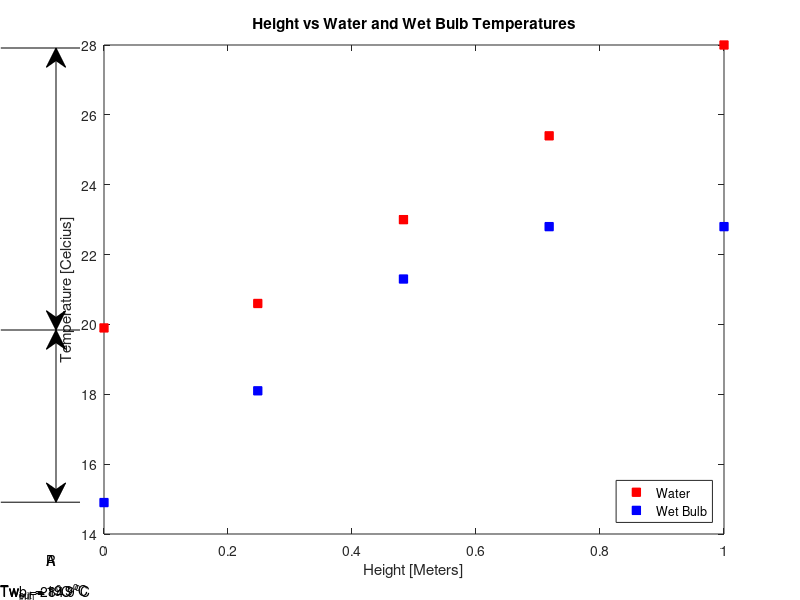
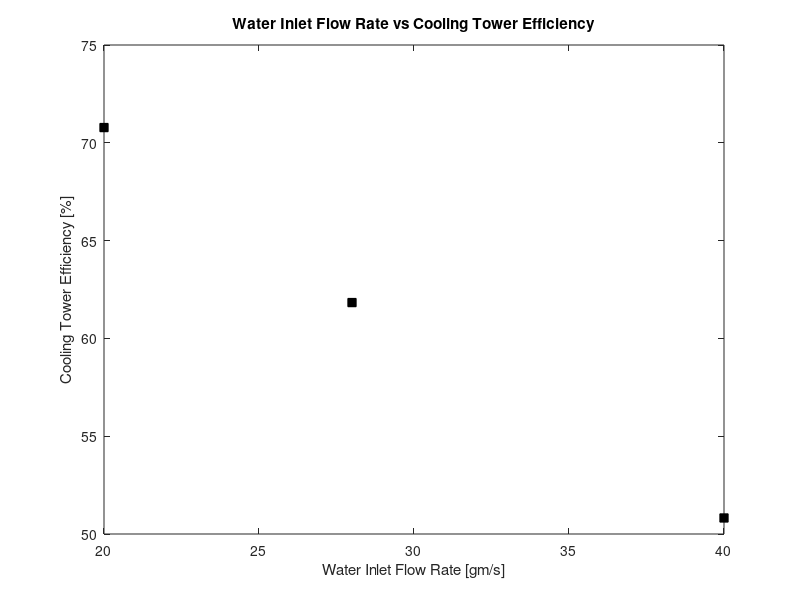

The MATLAB source for these figures, in order: (Note: this script raises an error after producing the figures.)
%----------------------------------------------------------------------
% TFES Lab (ME EN 4650)
%
% Water Cooling Tower - Data Analysis
%
% Required Plots:
% 1a. Water temperature and wet bulb air temperature vs height
% (indicate range and approach with dimension lines)
% 1b. Efficiency vs water inlet flow rate
% 1c. Specific and relative humidity vs height (and water inlet flow rate)
% 1d. Dry bulb temperatures vs height (and water inlet flow rate)
% 1e. Ratio of water outlet and inlet flow rates vs inlet water
% temperature
% 1f. Heat transfer rate to air and surroundings vs inlet water
% temperature
%
% Curve fit the makeup water flow rate to the inlet water temperature
%
% Brandon Lim
% 8/28/2024
%----------------------------------------------------------------------
clear, clc, close all

% Ambient temperature and barometric in the lab
Tamb = 21.5; %oC
Patm = 85.6; %kPa
% Energy put into the system in lab
Qdot_in = 1.6; %kW

% Parsed data from raw data sheet 
Mdot_wIn = [28 20 40];    %inlet water flow speed (kg/s)
T1 = [25 25.1 25.3];      %T1, air inlet temperature, dry bulb (oC)
T2 = [14.9 14.7 14.6];    %T2, air inlet temperature, wet bulb (oC)
T3 = [24.7 24.5 24.6];    %T3, air outlet temperature, dry bulb (oC)
T4 = [22.8 22.8 23];      %T4, air outlet temperature, wet bulb (oC)
T5 = [28 30.1 26.8];      %T5, water inlet temperature (oC)
T6 = [19.9 19.2 20.6];    %T6, water outlet temperature (oC)
t1 = [22.8 22.6 23.1];    %t1, air temperature at H, wet bulb (oC)
t2 = [22.7 22.4 23.2];    %t2, air temperature at H, dry bulb (oC)
t3 = [25.4 25.9 25.1];    %t3, water temperature at H (oC)
t4 = [21.3 21.3 22];      %t4, air temperature at G, wet bulb (oC)
t5 = [21 20.8 21.5];      %t5, air temperature at G, dry bulb (oC)
t6 = [23 22.9 23.3];      %t6, water temperature at G (oC)
t7 = [18.1 17.6 18.8];    %t7, air temperature at F, wet bulb (oC)
t8 = [19.8 19.5 20.3];    %t8, air temperature at F, dry bulb (oC)
t9 = [20.6 19.9 21.6];    %t9, water temperature at F(oC)
deltaP_out = 10;          %pressure drop at air outlet (mm H20)
L1 = [9 9 9];             %Initial height of makeup water tank (in)
L2 = [7.125 7.1 6.875];   %Finial height of makeup water tank (in)
t = [300 300 300];        %Time of experiment (s)

%Number of different inlet water flow rates
num_exp = 3;

%Plotting water and wet bulb temperature as a function of height (Plot 1a)
    %creating data vectors for m_dot = 28 g/s
      Twb = [T2(1) t7(1) t4(1) t1(1) T4(1)]; %Wet bulb temperature vector (oC)
      Tw = [T6(1) t9(1) t6(1) t3(1) T5(1)]; %Water temperature vector (oC)
      height = [0 24.8 48.3 71.8 100]./100; %Height markers for each temperature in (m)
    %Plotting Data
      figure
        plot(height, Tw,"s","MarkerFaceColor","r","MarkerEdgeColor","r");
      hold on
        plot(height,Twb,"s","MarkerFaceColor","b", "MarkerEdgeColor","b");
    %Adding Legend
      legend("Water","Wet Bulb","location","southeast")
    %Adding Titles and axis labels
      title("Height vs Water and Wet Bulb Temperatures")
      ylabel("Temperature [Celcius]")
       xlabel("Height [Meters]")
    %Adding annotations for range and approach
        %Approach
            %Water temperature out boundary line
              annotation("line",[0.001 0.1],[0.45,0.45])
              annotation("textbox",[0.001,0.001 0.48,0.48], "string", "Tw_o_u_t = 19.9^oC", "EdgeColor","none"); 
            %Inlet wet bulb temperature boundary line
              annotation("line",[0.001 0.1],[0.163,0.163])
              annotation("textbox",[0.001,0.001 0.193,0.193], "string", "Twb_i_n = 14.9^oC", "EdgeColor","none");             
            %Approach Double arrow
              annotation("doublearrow",[0.07,0.07],[0.163,0.45])
              annotation("textbox",[0.058,0.058 0.27,0.27], "string", "A", "EdgeColor","none"); 
        %Range
            %Water inlet temperature boundary line
              annotation("line",[0.001 0.1],[0.92, 0.92])
              annotation("textbox",[0.001,0.001 0.95,0.95], "string", "Tw_i_n = 28^oC", "EdgeColor","none");             
            %Range Double arrow
              annotation("doublearrow",[0.07,0.07],[0.45,0.92])
              annotation("textbox",[0.058,0.058 0.63,0.63], "string", "R", "EdgeColor","none");

%Plotting cooling tower efficiency in terms of a percentage on the y-axis
%as a function of water inlet flow rate in units of g/s on the x-axis (1b)
    %Calculating Data needed 
        %Calculating Range and Approach for each flow rate measured in lab
            %28 gm/s
                R1 = T5(1) - T6(1);
                A1 = T6(1) - T2(1);
            %20 gm/s
                R2 = T5(2) - T6(2);
                A2 = T6(2) - T2(2);
            %40 gm/s
                R3 = T5(3) - T6(3);
                A3 = T6(3) - T2(3);
        %Calculating efficiency of the cooling tower for each flow rate
        %measured in lab
            %28 gm/s
                eta1 = R1/(R1+A1) * 100;
            %20 gm/s
                eta2 = R2/(R2+A2) * 100;
            %40 gm/s
                eta3 = R3/(R3+A3) * 100;
    %Plotting Data
        figure
            plot(Mdot_wIn, [eta1, eta2, eta3],"s","MarkerFaceColor","k","MarkerEdgeColor","k")
    %Adding axis labels and plot title
    title("Water Inlet Flow Rate vs Cooling Tower Efficiency")
    xlabel("Water Inlet Flow Rate [gm/s]")
    ylabel("Cooling Tower Efficiency [%]")

%Plotting specific humidity as a function of cooling tower height (1c)
    %Creating vectors used in analysis
        %Creating Web Bulb Temperature vectors
            Twb1 = [T2(1) t7(1) t4(1) t1(1) T4(1)]; %Wet bulb temperature vector for 28 gm/s (oC)
            Twb2 = [T2(2) t7(2) t4(2) t1(2) T4(2)]; %Wet bulb temperature vector for 20 gm/s (oC)
            Twb3 = [T2(3) t7(3) t4(3) t1(3) T4(3)]; %Wet bulb temperature vector for 40 gm/s (oC)
                Twb = [Twb1, Twb2, Twb3];
        %Creating Dry Bulb Temperature vectors
            Tdb1 = [T1(1) t8(1) t5(1) t2(1) T3(1)]; %Dry bulb temperature vector for 28 gm/s (oc)
            Tdb2 = [T1(2) t8(2) t5(2) t2(2) T3(2)]; %Dry bulb temperature vector for 28 gm/s (oc)
            Tdb3 = [T1(3) t8(3) t5(3) t2(3) T3(3)]; %Dry bulb temperature vector for 28 gm/s (oc)
                Tdb = [Tdb1, Tdb2, Tdb3];
        %Creating Water Temperature vectors
            Tw1 = [T6(1) t9(1) t6(1) t3(1) T5(1)]; %Water temperature vector for 28 gm/s (oC)
            Tw2 = [T6(2) t9(2) t6(2) t3(2) T5(2)]; %Water temperature vector for 20 gm/s (oC)
            Tw3 = [T6(3) t9(3) t6(3) t3(3) T5(3)]; %Water temperature vector for 40 gm/s (oC)
                Tw = [Tw1, Tw2, Tw3];
    %Using the Psychometric Function to find specific humidity, phi, h, and v 
        for i = 1:length(Tdb)
         [Tdb(i),w(i),phi(i),h(i),Tdp(i),v(i),Twb(i)] = Psychrometrics ('tdb',Tdb(i),'twb',Twb(i),'p',Patm);
        end
    %Parsing specific humidity vector into respected experiment specific humidity vectors
        omega1 = w(1:5);
        omega2 = w(6:10);
        omega3 = w(11:end);
    %Plotting Data
        figure
            plot(height,omega1,"ob")
        hold on
            plot(height, omega2, "dg")
        hold on
            plot(height,omega3,"sr")
    %adding legend 
        legend("Mdot_w_,_i_n = 28 gm/s", "Mdot_w_,_i_n = 20 gm/s", "Mdot_w_,_i_n = 40 gm/s","location","southeast")
    %Adding axis label and plot title
        title("Height of Cooling Tower vs Specific Humidity")
        xlabel("Height of Tower [meters]")
        ylabel("Specific Humidity [kg_w_a_t_e_r_ _v_a_p_o_r/kg_d_r_y_ _a_i_r]")

%Plotting dry bulb air temperature as a function of cooling tower height
%(1d)
    %Plotting Data
        figure 
            plot(height, Tdb1, "ob")
        hold on
            plot(height, Tdb2, "dg")
        hold on
            plot(height, Tdb3, "sr")
    %adding legend
        legend("Mdot_w_,_i_n 28 gm/s", "Mdot_w_,_i_n = 20 gm/s", "Mdot_w_,_i_n = 40 gm/s","location","southeast")
    %adding axis label and plot title
        title("Height of Cooling Tower vs Dry Bulb Air Temperature")
        xlabel("Height of Tower [Meters]")
        ylabel("Dry Bulb Air Temperature [^oC]")

%Plotting the ratio of the water outlet mass flow rate to water inlet mass
%flow rate as a function of inlet water temperature (1e)
    %Calculating parameters needed to find ratio of outlet to inlet flow
    %rates of water
        %Calculating mass flow rate of air
            Mdot_air = 0.0137 *sqrt(deltaP_out/((1+w(5))*v(5)));
        %Calculating mass flow rate of vapor into the system for each experiement
            Mdot_vin1 = Mdot_air * w(1);
            Mdot_vin2 = Mdot_air * w(6);
            Mdot_vin3 = Mdot_air * w(11);
        %Calculating mass flow rate of vapor out of the system for each experiment
            Mdot_vout1 = Mdot_air * w(5);
            Mdot_vout2 = Mdot_air * w(10);
            Mdot_vout3 = Mdot_air * w(15);
        %Calculating total mass flow rate of water out of the system for each experiment
            Mdot_wOut1 = Mdot_wIn(1) + Mdot_vin1 - Mdot_vout1;
            Mdot_wOut2 = Mdot_wIn(2) + Mdot_vin2 - Mdot_vout2;
            Mdot_wOut3 = Mdot_wIn(3) + Mdot_vin3 - Mdot_vout3;
    %Plotting data
        figure
            plot(T5(1) ,Mdot_wOut1/Mdot_wIn(1), "bo")
        hold on 
            plot(T5(2) ,Mdot_wOut2/Mdot_wIn(2), "go")
        hold on
            plot(T5(3) ,Mdot_wOut3/Mdot_wIn(3), "ro")
    %Adding legend
        legend("Mdot_w_,_i_n = 28 gm/s", "Mdot_w_,_i_n = 20 gm/s", "Mdot_w_,_i_n = 40 gm/s","location","northeast")
    %Adding title and axis labels
        title("Inlet Water Temperature vs Ratio of Outlet Water Mass Flow Rate to Inlet Water Mass Flow Rate")
        xlabel("Inlet Water Temperature [^oC]")
        ylabel("Mdot_w_,_o_u_t/Mdot_w_,_i_n")
       
%Plot the heat transfer rates in units of kW on the y-axis as a inlet water
%temperature on the x-axis
    %Calculating values needed to find heat transfer rates
        for i = 1:num_exp
            [Tdb,w,phi,h_in(i),Tdp,v,Twb] = Psychrometrics ('tdb',T1(i),'twb',T2(i),'p',Patm); %Using psychometric function to find inlet enthalpy of air
            [Tdb,w,phi,h_out(i),Tdp,v,Twb] = Psychrometrics ('tdb',T3(i),'twb',T4(i),'p',Patm); %Using psychometric function to find outlet enthalpy of air
            Qdot_a(i) = Mdot_air*(h_out(i)-h_in(i)); %Calculating heat gain by air for each experiment
            Qdot_amb(i) = Qdot_in + Mdot_air*(h_in(i) - h_out(i)); %Calculating heat lost to surroundings 
        end
    %Plotting Data
        figure
            plot(T5, Qdot_a, "rd")
        hold on
            plot(T5, Qdot_amb, "ks")
    %Adding Legend
        legend("Qdot_a","Qdot_a_m_b","location","east")
    %Adding axis labels & titles
        title("Inlet Water Temperature vs Heat Transfer Rates")
        xlabel("Inlet Water Temperature [^oC]")
        ylabel("Heat Transfer Rate [kW]")
        